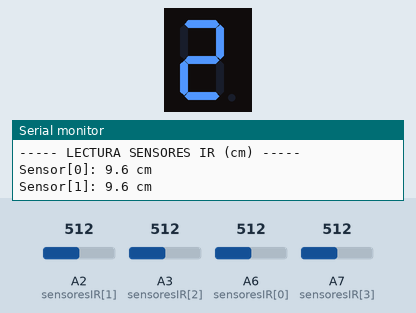
Recording of a sketch running on a simulated Arduino Nano, built with avr-gcc and run on an emulated ATmega328P. On the bench: 1-digit seven-segment display, the last lines printed to the serial monitor. Wiring (inferred from the names in the program): 1-digit 7-segment display, segments lit when HIGH: segments pin 3, pin 4, pin 5, pin 6, pin 7, pin 8, pin 9. The inputs (shaded band) are chosen by the test bench; at power-on: A2 (sensoresIR[1]) = 512, A7 (sensoresIR[3]) = 512, A3 (sensoresIR[2]) = 512, A6 (sensoresIR[0]) = 512. The segment pins are drawn as the display they are named for.

Above: at 1.2 s.
1.3 s: A2 (sensoresIR[1]) set to 526
At 2.7 s:
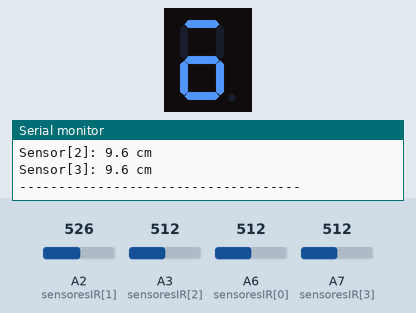
3.2 s: A7 (sensoresIR[3]) set to 540
At 4.9 s:
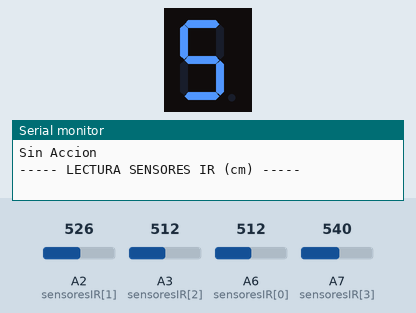
5.2 s: A3 (sensoresIR[2]) set to 485
8.2 s: A6 (sensoresIR[0]) set to 716
At 9.2 s:
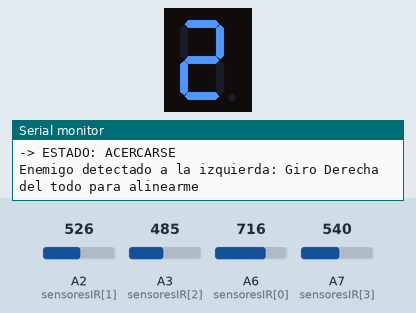
11.2 s: A2 (sensoresIR[1]) set to 992
At 12.5 s:
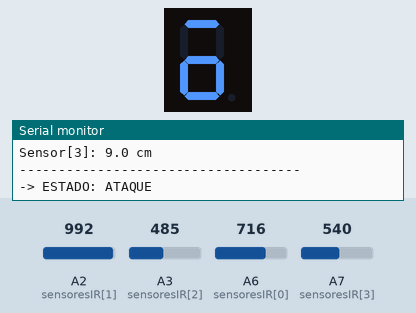
13.2 s: A2 (sensoresIR[1]) set to 716
At 15.0 s:
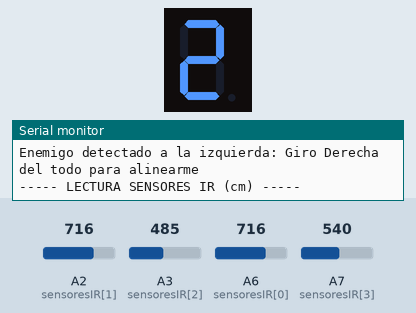
Timing chart, 0 to 16.3 s (numbered marks = the images above; inputs shaded):
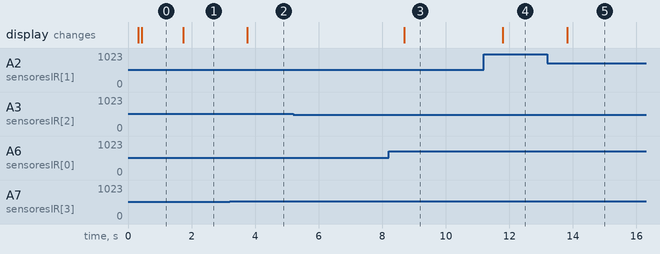

The sketch:

robot.ino
```cpp
// --------------------------------
// RAMA IEEE UNAL: CEIMTUN - RAS MINISUMO
// --------------------------------

#include "movimiento.h" // Librería creada por nosotros

// ------------------------------
// CONFIGURACIONES Y DEFINICIONES
// ------------------------------

const int sensoresIR[]   = {A6, A2, A3, A7}; // [lateral_izq, frontal_izq, frontal_der, lateral_der]
const int numSensoresIR  = 4;

const int sensoresQtr[]  = {A0, A1};         // [izquierdo, derecho]
const int numSensoresQtr = 2;

const int umbralDeteccion = 40; // Detección de contrincante. Valor por definir en pruebas
const int umbralAtaque    = 20; //Decisión de ataque. Valor por definir en pruebas

float valoresIR[numSensoresIR];
int indiceMin=0;
int nuevoIndiceMin=0;

int obtenerIndiceMinimo(float valores[], int numSensores);

// ------------------------------
// DEFINICIÓN DE ESTADOS
// ------------------------------
enum EstadoSumo {
  BUSCAR,
  REINTEGRARSE,
  ATAQUE,
  ACERCARSE,
  ESQUIVAR
};

EstadoSumo estadoActual = BUSCAR;

// ------------------------------
// FUNCIÓN: LECTURA GENERAL
// ------------------------------
void leerTodosLosSensores() {
  for (int i = 0; i < numSensoresIR; i++)
    valoresIR[i] = leerSensorIR(sensoresIR[i]);

  /*for (int i = 0; i < numSensoresQtr; i++)
    valoresQtr[i] = leerSensorQtr(sensoresQtr[i]);*/ //Probemos primero sin qtr
}

// ------------------------------
// SETUP
// ------------------------------
void setup() {
  Serial.begin(9600);

  for (int i = 0; i < numSensoresIR; i++) {
    pinMode(sensoresIR[i], INPUT);
  }
  /*for (int i = 0; i < numSensoresQtr; i++) {
    pinMode(sensoresQtr[i], INPUT);
  }*/

  pinMode(PWMA, OUTPUT); pinMode(AIN1, OUTPUT); pinMode(AIN2, OUTPUT);
  pinMode(PWMB, OUTPUT); pinMode(BIN1, OUTPUT); pinMode(BIN2, OUTPUT);
  pinMode(STBY, OUTPUT);
  digitalWrite(STBY, HIGH);

  Serial.println("CONFIGURACIÓN COMPLETA. COMENZANDO BÚSQUEDA...");
}

// ------------------------------
// ESTRATEGIA: BUSCAR
// ------------------------------
void Buscar() {
  Serial.println("-> ESTADO: BUSCAR");
  girarMoviendoseDerecha();

  indiceMin = obtenerIndiceMinimo(valoresIR, numSensoresIR);
  Serial.print("Sensor con valor mínimo es: ");
  Serial.println(indiceMin);

  corregirDireccion(indiceMin);

}

// ------------------------------
// ESTRATEGIA: ACERCARSE
// ------------------------------
void Acercarse() {
  Serial.println("-> ESTADO: ACERCARSE");
  nuevoIndiceMin = obtenerIndiceMinimo(valoresIR, numSensoresIR);

  if (valoresIR[nuevoIndiceMin] > umbralDeteccion) {
    Serial.println("PERDÍ AL ENEMIGO -> CAMBIO A BUSCAR");
    return;
  }

  if (nuevoIndiceMin != indiceMin) {
    indiceMin = nuevoIndiceMin;
    Serial.print("El enemigo se movió, corrigiendo a sensor: ");
    Serial.println(indiceMin);

  }if(indiceMin != 1 && indiceMin != 2){
    corregirDireccion(indiceMin);
} else {
    moverAdelante();
}
}
// ------------------------------
// ESTRATEGIA: ATAQUE
// ------------------------------
void Ataque() {
  Serial.println("-> ESTADO: ATAQUE");

  moverAdelanteRapido();

  nuevoIndiceMin = obtenerIndiceMinimo(valoresIR, numSensoresIR);

  if (valoresIR[nuevoIndiceMin] >= 100) {
    Serial.println("ROMPIENDO ZONA MUERTA CON EMPUJE");
    moverAdelanteRapido();
    return;
  }

  if (valoresIR[nuevoIndiceMin] > umbralDeteccion) {
    Serial.println("PERDÍ AL ENEMIGO -> CAMBIO A BUSCAR");
    return;
  }

  if (nuevoIndiceMin != indiceMin) {
    indiceMin = nuevoIndiceMin;
    Serial.print("El enemigo se movió, corrigiendo a sensor: ");
    Serial.println(indiceMin);
    corregirDireccion(indiceMin);
  }
}

// ------------------------------
// ESTRATEGIA: REINTEGRARSE (SIN USO ACTUAL PORQUE ESTÁ SIN QTR)
// ------------------------------
void Reintegrarse() {

}

// ------------------------------
// ESTRATEGIA: ESQUIVAR
// ------------------------------
void Esquivar() {
  Serial.println("-> ESTADO: ESQUIVAR");
  indiceMin = obtenerIndiceMinimo(valoresIR, numSensoresIR);

  moverAtras();

  switch (indiceMin) {
    case 0:
      Serial.println("ESQUIVANDO: Giro en sentido contrario (Derecha)");
      girarDerechaRapido();
      break;
    case 3:
      Serial.println("ESQUIVANDO: Giro en sentido contrario (Izquierda)");
      girarIzquierdaRapido();
    default:
      Serial.println("ESQUIVANDO: Caso no previsto");
      break;
  }
}


// ------------------------------
// TRANSICIONES FSM
// ------------------------------
void cambiarEstado() {
  nuevoIndiceMin = obtenerIndiceMinimo(valoresIR, numSensoresIR);
  float valorMinActual = valoresIR[nuevoIndiceMin];

  /*Serial.print("TRANSICIÓN FSM -> Sensor: ");
  Serial.print(nuevoIndiceMin);
  Serial.print(" | Valor: ");
  Serial.println(valorMinActual);*/

  if (valorMinActual >= 100.00) {
    if (nuevoIndiceMin==1 || nuevoIndiceMin==2) {
      estadoActual = ATAQUE;
      Serial.println("ENEMIGO MUY CERCA (FRENTE) -> FORZANDO ATAQUE");
    } else {
      estadoActual = ESQUIVAR;
      Serial.println("ENEMIGO MUY CERCA (LATERAL) -> FORZANDO ESQUIVA");
    }
  }
  else if ((nuevoIndiceMin ==1 ||nuevoIndiceMin == 2) && valorMinActual <= umbralAtaque) {
    estadoActual = ATAQUE;
  }
  else if (valorMinActual <= umbralDeteccion) {
    estadoActual = ACERCARSE;
  }
  else if(valorMinActual >=umbralDeteccion) {
    estadoActual = BUSCAR;
  }

  indiceMin = nuevoIndiceMin;
}

// ------------------------------
// LOOP PRINCIPAL
// ------------------------------
void loop() {
  leerTodosLosSensores();

  // Impresión ordenada de sensores
  Serial.println("----- LECTURA SENSORES IR (cm) -----");
  for (int i = 0; i < numSensoresIR; i++) {
    Serial.print("Sensor[");
    Serial.print(i);
    Serial.print("]: ");
    Serial.print(valoresIR[i], 1); // Un decimal impreso nomás
    Serial.println(" cm");
  }
  Serial.println("------------------------------------");
  //delay(1000); // Cambiar a millis() cuando ya terminemos pruebas. Esteban por favor antes de usar el codigo revisa con solo lectura de sensores que responda a lo que queremos, ya luego quitas esto y lo pruebas por fa

  // FSM: Ejecución según estado actual
  switch (estadoActual) {
    case BUSCAR:    Buscar();    break;
    case ATAQUE:    Ataque();    break;
    case ACERCARSE: Acercarse(); break;
    case ESQUIVAR:  Esquivar();  break;
    default:        break;
  }

  cambiarEstado();
}

// ------------------------------
// FUNCIÓN AUXILIAR: OBTENER ÍNDICE DEL SENSOR CON VALOR MÍNIMO
// ------------------------------
int obtenerIndiceMinimo(float valores[], int numSensores) {
  int minIdx = 0;
  float minVal = valores[0];

  for (int i = 0; i < numSensores; i++) {
    if (valores[i] < minVal) {
      minVal = valores[i];
      minIdx = i;
    }
  }

  return minIdx;
}

// ------------------------------
// FUNCIÓN AUXILIAR: CORREGIR DIRECCIÓN SEGÚN SENSOR MÍNIMO
// ------------------------------
void corregirDireccion(int minIdx) {
  switch (minIdx) {
    case 0:
      Serial.println("Enemigo detectado a la izquierda: Giro Derecha del todo para alinearme");
      girarIzquierdaRapido();
      delay(50);
      break;
    /*case 1:
      Serial.println("Enemigo detectado de frente pero ligeramente a la izquierda: Giro Derecha un poco para alinearme");
      girarIzquierda();
      delay(50);
      break;
    case 2:
      Serial.println("Enemigo detectado de frente pero ligeramente a la derecha: Giro Izquierda para alinearme");
      girarDerecha();
      delay(50);
      break;*/
    case 3:
      Serial.println("Enemigo detectado a la derecha: Giro Izquierda del todo para alinearme");
      girarDerechaRapido();
      delay(50);
    default:
      Serial.println("Sin Accion");
      break;
  }
}
```

lectura_sensores_robot.h
```cpp
const int NUM_LECTURAS = 10;
const int QTR_UMBRAL=200; //OJO Esteban, este umbral se debe cuadrar de manera practica
const float V_REF = 5.0;
const float k1 = 18.9;
const float k2 = -0.896;

const int ADC_MIN_VALIDO = 5;  // Lecturas menores se consideran "fuera de rango"
const float DISTANCIA_MAXIMA = 100.0; // Valor fijo para "no detectado"

// Ordena el arreglo con Insertion Sort
void ordenarValores(int array[]) {
  for (int j = 1; j < NUM_LECTURAS; j++) {
    int actual = array[j];
    int i = j - 1;
    while (i >= 0 && array[i] > actual) {
      array[i + 1] = array[i];
      i--;
    }
    array[i + 1] = actual;
  }
}

// Convierte un valor ADC a cm
float adcToCm(int adcValue){
  if (adcValue <= ADC_MIN_VALIDO) {
    return DISTANCIA_MAXIMA; // Si la lectura es muy baja, lo marco como fuera de rango
  }

  float voltage = (adcValue * V_REF) / 1024.0;
  return pow(voltage * (1.0 / k1), 1.0 / k2);
}

// Calcula la mediana y la convierte a cm
float calcularMediana(int array[]) {
  ordenarValores(array);
  int medianaADC = (array[(NUM_LECTURAS - 1) / 2] + array[NUM_LECTURAS / 2]) / 2;
  return adcToCm(medianaADC);  // Conversión a cm
}

// Lee un sensor IR con filtrado por mediana y devuelve la distancia en cm
float leerSensorIR(int pin) {
  int lecturas[NUM_LECTURAS];
  for (int i = 0; i < NUM_LECTURAS; i++) {
    lecturas[i] = analogRead(pin);
    delay(5);
  }
  return calcularMediana(lecturas);
}

// Lee directamente un sensor QTR sin filtrar (valor adc crudo)
bool leerSensorQtr(int pin) {
  int valor=analogRead(pin);
  return valor>QTR_UMBRAL;
}
```

movimiento.h
```cpp
#include "lectura_sensores_robot.h"
//Variables Globales
const int VEL_NORMAL = 50;
const int VEL_RAPIDA = 130;
const int VEL_GIRO_LENTO=70;
// Pines Motores
const int PWMA = 9;     // PWM motor derecho
const int AIN1 = 7;      // Sentido 1 motor derecho
const int AIN2 = 8;     // Sentido 2 motor derecho
const int PWMB = 3;      // PWM motor izquierdo
const int BIN1 = 5;      // Sentido 1 motor izquierdo
const int BIN2 = 4;      // Sentido 2 motor izquierdo
const int STBY = 6;      // Pin para STBY

  // -------------------------
  // Funciones de Movimiento
  // -------------------------


  // Función para mover los motores
  void moverMotor(int PWMPin, int pin1, int pin2, int velocidad, bool direccion) {
    digitalWrite(pin1, direccion ? HIGH : LOW);
    digitalWrite(pin2, direccion ? LOW : HIGH);
    analogWrite(PWMPin, velocidad);
  }

  void moverAmbosMotores(int velDer, bool dirDer, int velIzq, bool dirIzq) {
    moverMotor(PWMA, AIN1, AIN2, velDer, dirDer);  // Motor derecho
    moverMotor(PWMB, BIN1, BIN2, velIzq, dirIzq);  // Motor izquierdo
  }

  //Detener el robot
  void Detener() {
    moverAmbosMotores(0, true, 0, true);
  }

  // Movimiento hacia adelante
  void moverAdelante() {
    moverAmbosMotores(VEL_NORMAL, true, VEL_NORMAL, true);
  }

  // Movimiento hacia adelante rápido
  void moverAdelanteRapido() {
    moverAmbosMotores(VEL_RAPIDA, true, VEL_RAPIDA, true);
  }


  void moverAtras(){
    moverAmbosMotores(VEL_NORMAL, false, VEL_NORMAL, false);
  }

  void moverAtrasRapido(){
    moverAmbosMotores(VEL_RAPIDA, false, VEL_RAPIDA, false);
  }

  void girarIzquierda(){
    moverAmbosMotores(VEL_NORMAL, true, VEL_GIRO_LENTO, false);
  }

  void girarIzquierdaRapido(){
    moverAmbosMotores(VEL_RAPIDA, true, VEL_RAPIDA, false);
  }

  void girarDerecha(){
    moverAmbosMotores(VEL_NORMAL, false, VEL_GIRO_LENTO, true);
  }

  void girarDerechaRapido(){
    moverAmbosMotores(VEL_RAPIDA, false, VEL_RAPIDA, true);
  }

void girarMoviendoseDerecha() {
  moverAmbosMotores(VEL_NORMAL / 2, true, VEL_NORMAL, true);
}
```

Measured:
- the behaviour switches between 512 and 513 on A2 (sensoresIR[1]) (found by bisection; images 0 and 1)
- the behaviour switches between 526 and 527 on A7 (sensoresIR[3]) (found by bisection; images 1 and 2)
- after the input at 1.3 s, the display: changes after 0.43 s (image 1)
- after the input at 3.2 s, the display: changes after 0.55 s (image 2)
- after the input at 8.2 s, the display: changes after 0.50 s (image 3)
- after the input at 11.2 s, the display: changes after 0.59 s (image 4)
- after the input at 13.2 s, the display: changes after 0.62 s (image 5)
